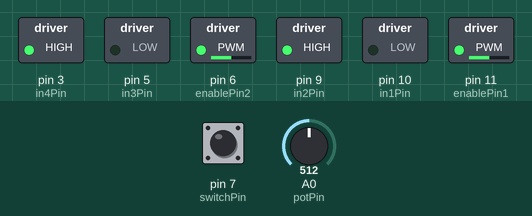
Bench run of a sketch on a simulated Arduino Uno, built with avr-gcc and run on an emulated ATmega328P. Parts: switched loads named in the sketch (green lamp = pin HIGH). The inputs (shaded band) are chosen by the test bench; at power-on: A0 (potPin) = 512, pin 7 (switchPin) HIGH.

Above: at 1.2 s.
1.3 s: A0 (potPin) set to 716
At 2.5 s:
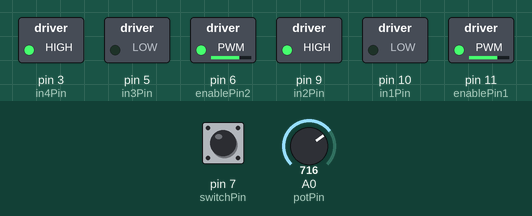
2.8 s: pin 7 (switchPin) pulled LOW for 0.15 s
At 2.87 s:
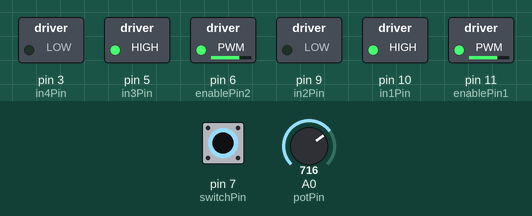
4.4 s: A0 (potPin) set to 900
At 5.0 s:
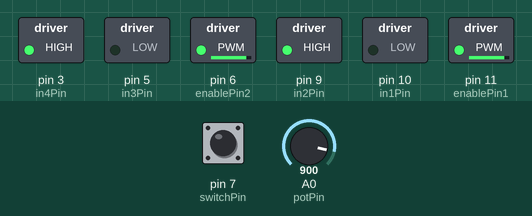
5.9 s: pin 7 (switchPin) pulled LOW for 1 s
At 6.2 s:
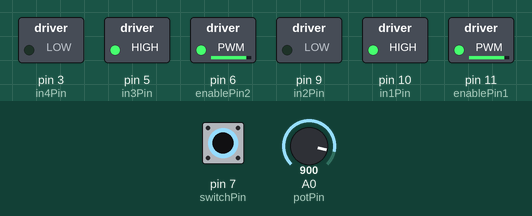
8.4 s: A0 (potPin) set to 122
At 9.3 s:
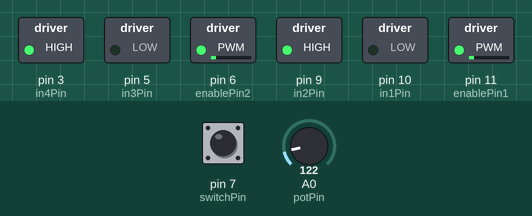
9.9 s: pin 7 (switchPin) pulled LOW for 0.15 s
At 9.97 s:
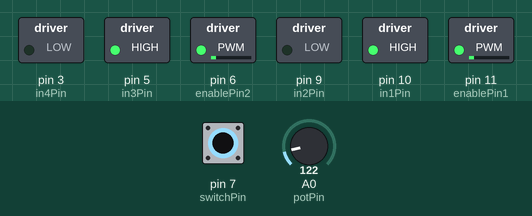
Timing chart, 0 to 12.5 s (numbered marks = the images above; inputs shaded):
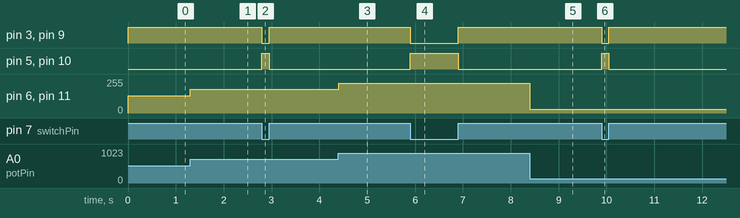

The sketch:

enginesForwardReverse.ino
```cpp
/*
Adafruit Arduino – Lesson 15. Bi-directional Motor
*/

int enablePin1 =11;
int enablePin2 =6;
int in1Pin =10;
int in2Pin =9;
int in3Pin =5;
int in4Pin =3;
int switchPin =7;
int potPin =0;

void setup()
{
pinMode(in1Pin, OUTPUT);
pinMode(in2Pin, OUTPUT);
pinMode(in3Pin, OUTPUT);
pinMode(in4Pin,OUTPUT);
pinMode(enablePin1, OUTPUT);
pinMode(enablePin2,OUTPUT);
pinMode(switchPin, INPUT_PULLUP);
}

void loop()
{
int speed = analogRead(potPin)/4;
boolean reverse = digitalRead(switchPin);
setMotor(speed, reverse);
}

void setMotor(int speed,boolean reverse)
{
analogWrite(enablePin1, speed);
analogWrite(enablePin2, speed);
digitalWrite(in1Pin,! reverse);
digitalWrite(in2Pin, reverse);
digitalWrite(in3Pin,! reverse);
digitalWrite(in4Pin, reverse);
}
```

Measured:
- after the input at 1.3 s, pin 6 (enablePin2), pin 11 (enablePin1): 128/255 → 179/255 at once
- after the input at 2.8 s, pin 3 (in4Pin), pin 9 (in2Pin): HIGH → LOW at once, → HIGH 0.15 s later; pin 5 (in3Pin), pin 10 (in1Pin): LOW → HIGH at once, → LOW 0.15 s later
- after the input at 4.4 s, pin 6 (enablePin2), pin 11 (enablePin1): 179/255 → 225/255 at once
- after the input at 5.9 s, pin 3 (in4Pin), pin 9 (in2Pin): HIGH → LOW at once, → HIGH 1.0 s later; pin 5 (in3Pin), pin 10 (in1Pin): LOW → HIGH at once, → LOW 1.0 s later
- after the input at 8.4 s, pin 6 (enablePin2), pin 11 (enablePin1): 225/255 → 30/255 at once
- after the input at 9.9 s, pin 3 (in4Pin), pin 9 (in2Pin): HIGH → LOW at once, → HIGH 0.15 s later; pin 5 (in3Pin), pin 10 (in1Pin): LOW → HIGH at once, → LOW 0.15 s later
